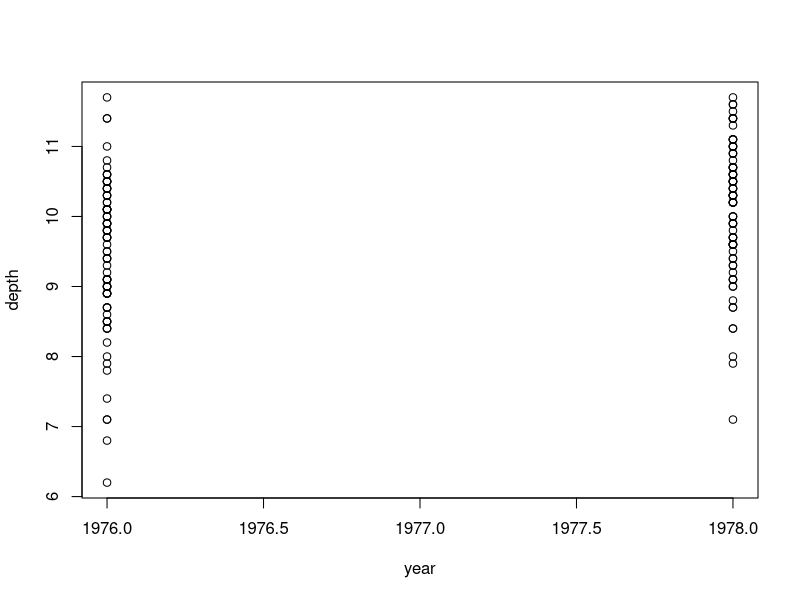
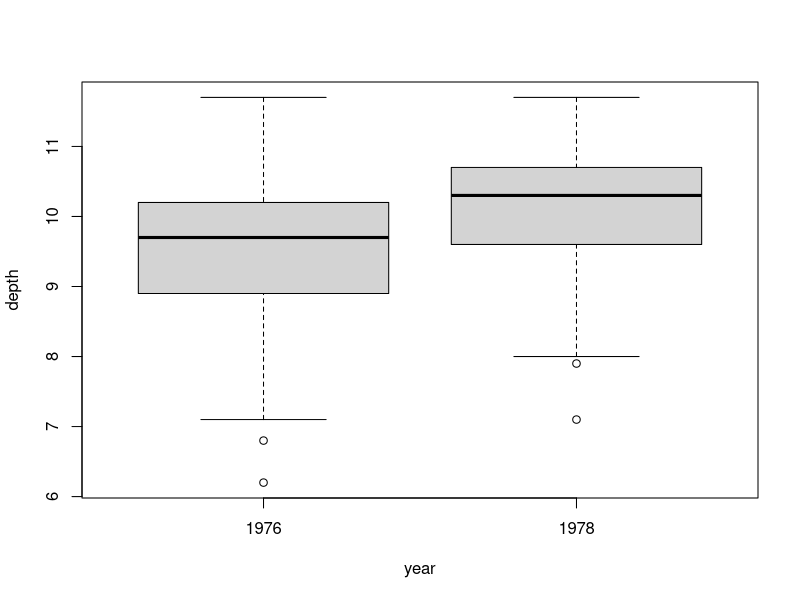

Source code (R) for these figures, in order:

# The first thing is to change your working directory
setwd("U:\\401A\\sleuth3csv")
# if you are using your own computer, select File -> Change dir...
# and select the location where you put all the datasets. 

getwd() # Check your working directory



# For calculating pvalues
(p1 = pnorm(2))             # P(Z <= 2)
(p2 = pt(3,5))              # P(t_5 <= 3)
(p3 = pt(-3,5)+(1-pt(3,5))) # P(t_5 <= -3) + P(t_5 >= 3)
(p4 = 1-pf(5,25,26))        # P(F_25,26 >= 5)

# Critical values for constructing confidence intervals
(q1 = qnorm(.975))        # 0.975 = P(Z<q1)
(q2 = qt(.975,5))         # 0.975 = P(t_5 > q2)




case0201 = read.csv('case0201.csv')
names(case0201) = tolower(names(case0201))

head(case0201,10) # first 10 rows

# Something like Display 2.1, see the boxplots 
by(case0201$depth, case0201$year, stem)

# but this is better 
plot(depth~year, case0201) 
boxplot(depth~year, case0201)

# Statistical Conclusion on page 30
t.test(depth~year, case0201, var.equal=TRUE)




case0202 = read.csv('case0202.csv')
names(case0202) = tolower(names(case0202)) 
case0202$diff = with(case0202, unaffected-affected)

# Display 2.2 
case0202
summary(case0202)

mean(case0202$diff)
sd(case0202$diff)
length(case0202$diff)

# Results above Display 2.2 and on the next page
t.test(case0202$diff) # or the next one
t.test(case0202$unaffected, case0202$affected, paired=TRUE, mu=0)



# Displays 2.8, 2.9, 2.10 
stats = function(x) return(c(length(x), mean(x), sd(x)))
by(case0201$depth, case0201$year, stats)

# An alternative is to use the plyr package
# this package needs to be installed prior to use
install.packages("plyr") 
# after installing, comment the line above by putting a '#' at the beginning
require(plyr) # this loads the package for the current R session
ddply(case0201, .(year), summarize, n=length(depth), mean=mean(depth), sd=sd(depth))



# Getting help
?t.test              # function name must match exactly
help.search("ttest")



# When you quit R, it will ask you 'Save workspace image?' 
# get into the habit of clicking 'No'
